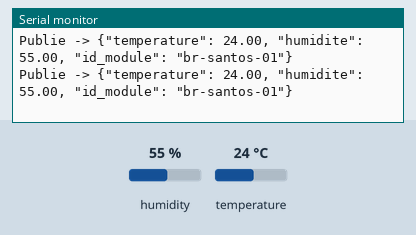
This sketch was run on a simulated ESP32. Shown: the last lines printed to the serial monitor. Inputs (shaded band) come from the test bench; at power-on: humidity 55 %, temperature 24 °C. WiFi joins after 1.5 s; servers stay silent unless stated; no MQTT or app messages arrive unless stated.

Above: at 2.7 s.
2.8 s: humidity set to 22 %
At 3.85 s:
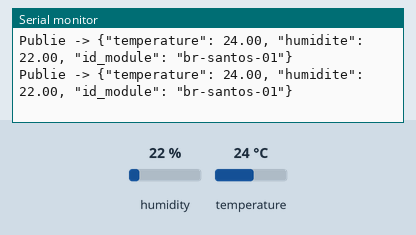
5.5 s: temperature set to 12 °C
At 5.67 s:
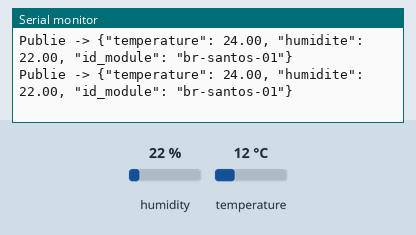
8.2 s: humidity set to 40 %
At 8.21 s:
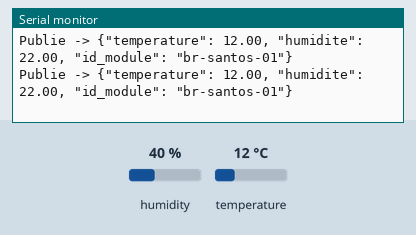
Timing chart, 0 to 11.2 s (numbered marks = the images above; inputs shaded):
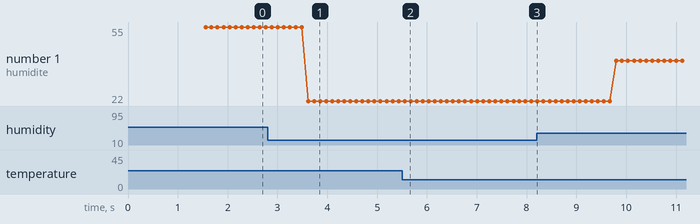

The sketch:

sketch.ino
```cpp
#include <WiFi.h>
#include <PubSubClient.h>
#include <DHT.h>

const char* ssid = "Wokwi-GUEST";
const char* password = "";

const char* mqtt_server = "broker.hivemq.com";
const int mqtt_port = 1883;
const char* mqtt_topic = "futurekawa/bresil/mesures";

#define DHTPIN 15
#define DHTTYPE DHT22
DHT dht(DHTPIN, DHTTYPE);

const char* id_module = "br-santos-01";

WiFiClient espClient;
PubSubClient client(espClient);

unsigned long lastPublish = 0;
const unsigned long INTERVAL = 120;

void setupWiFi() {
  Serial.print("Connexion au WiFi");
  WiFi.begin(ssid, password);
  while (WiFi.status() != WL_CONNECTED) {
    delay(500);
    Serial.print(".");
  }
  Serial.println("\nWiFi connecte, IP: " + WiFi.localIP().toString());
}

void reconnectMQTT() {
  while (!client.connected()) {
    Serial.print("Connexion MQTT...");
    String clientId = "ESP32-" + String(id_module);
    if (client.connect(clientId.c_str())) {
      Serial.println(" connecte !");
    } else {
      Serial.print(" echec, rc=");
      Serial.print(client.state());
      Serial.println(" -> nouvelle tentative dans 2s");
      delay(2000);
    }
  }
}

void publishMeasure() {
  float humidite = dht.readHumidity();
  float temperature = dht.readTemperature();

  if (isnan(humidite) || isnan(temperature)) {
    Serial.println("Erreur de lecture DHT22, on saute ce cycle");
    return;
  }

  char payload[200];
  snprintf(payload, sizeof(payload),
    "{\"temperature\": %.2f, \"humidite\": %.2f, \"id_module\": \"%s\"}",
    temperature, humidite, id_module);

  client.publish(mqtt_topic, payload);

  Serial.print("Publie -> ");
  Serial.println(payload);
}

void setup() {
  Serial.begin(115200);
  dht.begin();
  setupWiFi();
  client.setServer(mqtt_server, mqtt_port);
}

void loop() {
  if (!client.connected()) {
    reconnectMQTT();
  }
  client.loop();

  unsigned long now = millis();
  if (now - lastPublish > INTERVAL) {
    lastPublish = now;
    publishMeasure();
  }
}
```

Measured:
- after the input at 2.8 s, the serial monitor: prints a new line after 0.82 s (image 1)
- plotted number 1: 55 → 22 after the input at 2.8 s, 22 → 40 after the input at 8.2 s
